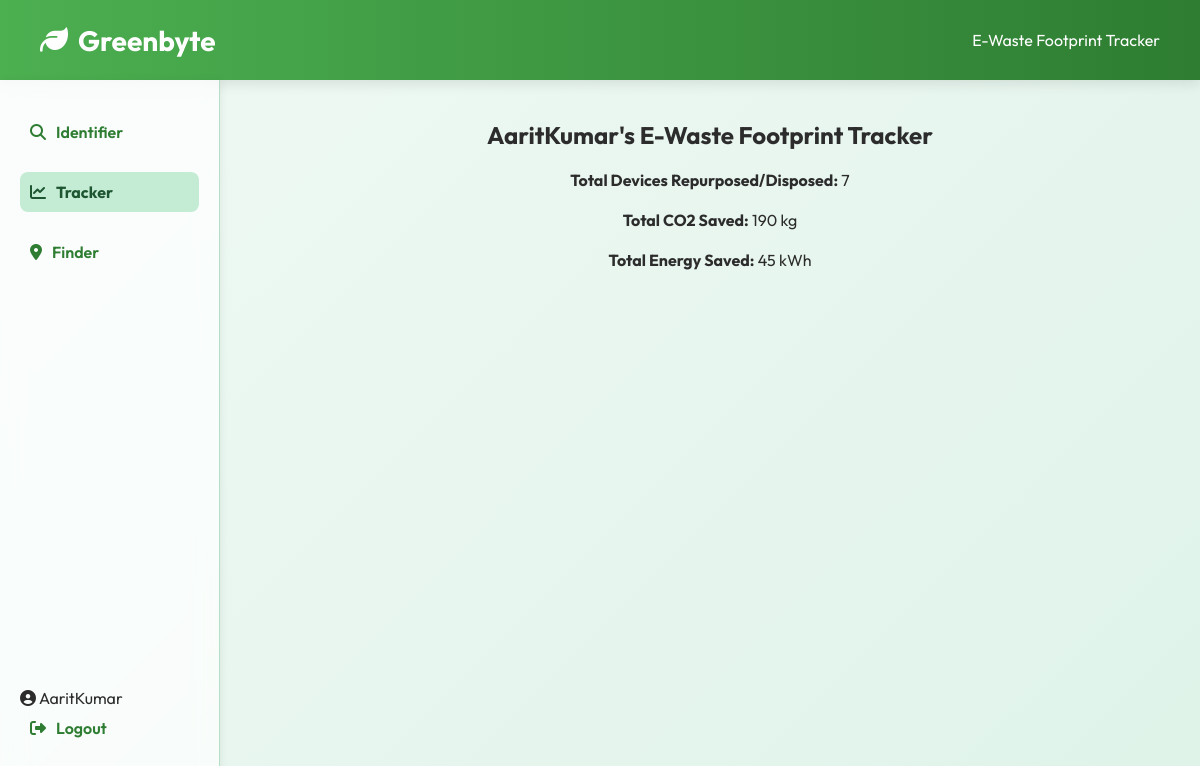
Page /tracker/ (signed in) on the earlier database version.
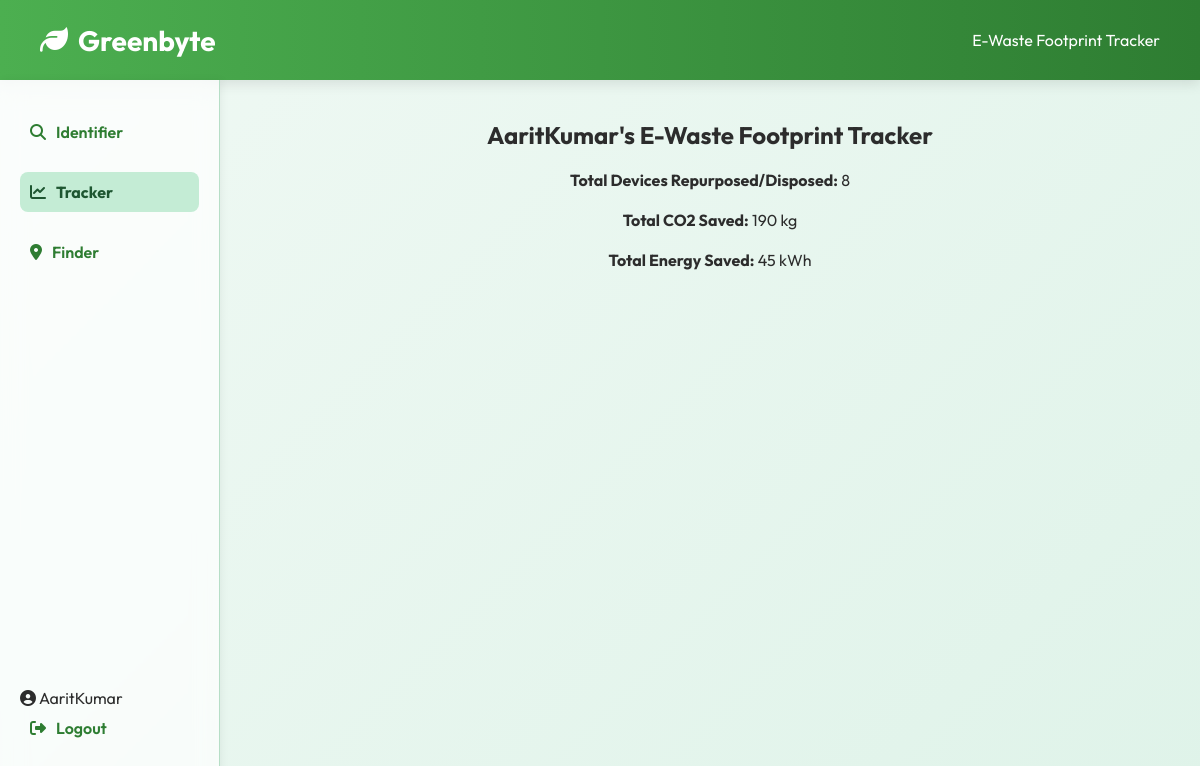
Same page on the later database version.
### app/models.py (models this page shows, shortened)
class UserTracker(models.Model):
    user_id = models.OneToOneField(User, on_delete=models.CASCADE)
    total_devices = models.IntegerField(default=0)
    total_co2 = models.IntegerField(default=0)
    total_kwh = models.IntegerField(default=0)
    class Meta:
        verbose_name = "User Tracker"
        verbose_name_plural = "User Trackers"

### app/views.py (the view)
# urls.py: path("tracker/", views.tracker_view, name="tracker"),
def tracker_view(request):
    tracker_data = None
    devices = None
    if request.user.is_authenticated:
        try:
            tracker_data = UserTracker.objects.get(user_id=request.user)
            devices = DeviceTracker.objects.filter(user=request.user)
        except UserTracker.DoesNotExist:
            tracker_data = UserTracker.objects.create(
                user_id=request.user,
                total_devices=0,
                total_co2=0,
                total_kwh=0
            )
    context = {
        'tracker': tracker_data,
        'devices': devices
    }
    return render(request, "tracker.html", context=context)

### templates/tracker.html (shortened to what this page needs)
{% load static %}
<!DOCTYPE html>
<html lang="en">
<head>
  <link rel="stylesheet" href="{% static 'css/styles.css' %}" />
  <link rel="stylesheet" href="https://cdnjs.cloudflare.com/ajax/libs/font-awesome/6.4.0/css/all.min.css">
</head>
<body>
  <header>
    <h1><i class="fas fa-leaf"></i> Greenbyte</h1>
    <span>E-Waste Footprint Tracker</span>
  </header>
  <div class="container">
    <div class="sidebar">
      <div>
        <a href="{% url 'identify' %}" class="{% if request.resolver_match.url_name == 'identify' %}active{% endif %}">
          <i class="fas fa-search"></i> Identifier
        </a>
        <a href="{% url 'tracker' %}" class="{% if request.resolver_match.url_name == 'tracker' %}active{% endif %}">
          <i class="fas fa-chart-line"></i> Tracker
        </a>
        <a href="{% url 'finder' %}" class="{% if request.resolver_match.url_name == 'finder' %}active{% endif %}">
          <i class="fas fa-map-marker-alt"></i> Finder
        </a>
      </div>
      <div>
        {% if request.user.is_authenticated %}
          <span><i class="fas fa-user-circle"></i> {{ request.user.username }}</span><br>
          <a href="{% url 'logout' %}"><i class="fas fa-sign-out-alt"></i> Logout</a>
        {% else %}
          <a href="{% url 'login' %}"><i class="fas fa-sign-in-alt"></i> Login</a>
          <a href="{% url 'signup' %}"><i class="fas fa-user-plus"></i> Signup</a>
        {% endif %}
      </div>
    </div>
    <div class="main">
      {% if request.user.is_authenticated %}
      <div class="center-align-container">
        <h2>{{ request.user.username }}'s E-Waste Footprint Tracker</h2>
        {% if tracker %}
          <div class="tracker-stats">
            <br>
            <p><strong>Total Devices Repurposed/Disposed:</strong> {{ tracker.total_devices }}</p>
            <br>
            <p><strong>Total CO2 Saved:</strong> {{ tracker.total_co2 }} kg</p>
            <br>
            <p><strong>Total Energy Saved:</strong> {{ tracker.total_kwh }} kWh</p>
          </div>
        {% else %}
          <div class="tracker-stats">
            <p><strong>Total Devices Repurposed/Disposed:</strong> 0</p>
            <p><strong>Total CO2 Saved:</strong> 0 kg</p>
            <p><strong>Total Energy Saved:</strong> 0 kWh</p>
          </div>
        {% endif %}
      </div>
      {% else %}
        <h2>E-Waste Footprint Tracker</h2>
        <p>Login to track your electronic waste footprint.</p>
      {% endif %}
    </div>
  </div>
</body>
</html>

Differences in the rows shown:
changed UserTracker: total_devices "7" → "8"
